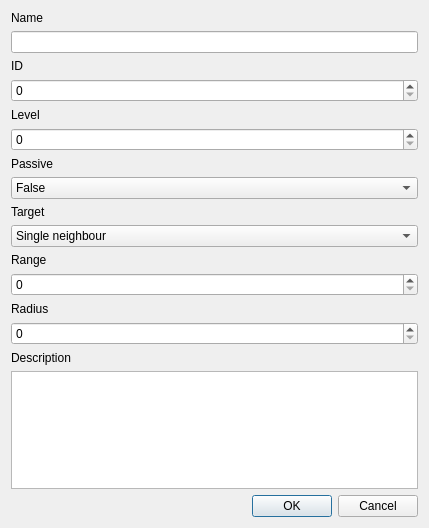
<?xml version="1.0" encoding="UTF-8"?>
<ui version="4.0">
 <class>SkillEdit</class>
 <widget class="QDialog" name="SkillEdit">
  <property name="geometry">
   <rect>
    <x>0</x>
    <y>0</y>
    <width>429</width>
    <height>528</height>
   </rect>
  </property>
  <property name="windowTitle">
   <string>Dialog</string>
  </property>
  <layout class="QVBoxLayout" name="verticalLayout">
   <item>
    <widget class="QLabel" name="label">
     <property name="text">
      <string>Name</string>
     </property>
    </widget>
   </item>
   <item>
    <widget class="QLineEdit" name="fName"/>
   </item>
   <item>
    <widget class="QLabel" name="label_2">
     <property name="text">
      <string>ID</string>
     </property>
    </widget>
   </item>
   <item>
    <widget class="QSpinBox" name="fID"/>
   </item>
   <item>
    <widget class="QLabel" name="label_3">
     <property name="text">
      <string>Level</string>
     </property>
    </widget>
   </item>
   <item>
    <widget class="QSpinBox" name="fLevel"/>
   </item>
   <item>
    <widget class="QLabel" name="label_4">
     <property name="text">
      <string>Passive</string>
     </property>
    </widget>
   </item>
   <item>
    <widget class="QComboBox" name="fPassive">
     <item>
      <property name="text">
       <string>False</string>
      </property>
     </item>
     <item>
      <property name="text">
       <string>True</string>
      </property>
     </item>
    </widget>
   </item>
   <item>
    <widget class="QLabel" name="label_5">
     <property name="text">
      <string>Target</string>
     </property>
    </widget>
   </item>
   <item>
    <widget class="QComboBox" name="fTarget">
     <item>
      <property name="text">
       <string>Single neighbour</string>
      </property>
     </item>
     <item>
      <property name="text">
       <string>Single range</string>
      </property>
     </item>
     <item>
      <property name="text">
       <string>Area range</string>
      </property>
     </item>
     <item>
      <property name="text">
       <string>Area neighbour</string>
      </property>
     </item>
     <item>
      <property name="text">
       <string>Self</string>
      </property>
     </item>
     <item>
      <property name="text">
       <string>Single range projectile</string>
      </property>
     </item>
     <item>
      <property name="text">
       <string>Caster area</string>
      </property>
     </item>
    </widget>
   </item>
   <item>
    <widget class="QLabel" name="label_6">
     <property name="text">
      <string>Range</string>
     </property>
    </widget>
   </item>
   <item>
    <widget class="QSpinBox" name="fRange"/>
   </item>
   <item>
    <widget class="QLabel" name="label_7">
     <property name="text">
      <string>Radius</string>
     </property>
    </widget>
   </item>
   <item>
    <widget class="QSpinBox" name="fRadius"/>
   </item>
   <item>
    <widget class="QLabel" name="label_8">
     <property name="text">
      <string>Description</string>
     </property>
    </widget>
   </item>
   <item>
    <widget class="QTextEdit" name="fDescription"/>
   </item>
   <item>
    <widget class="QDialogButtonBox" name="buttonBox">
     <property name="orientation">
      <enum>Qt::Horizontal</enum>
     </property>
     <property name="standardButtons">
      <set>QDialogButtonBox::Cancel|QDialogButtonBox::Ok</set>
     </property>
    </widget>
   </item>
  </layout>
 </widget>
 <resources/>
 <connections/>
</ui>
